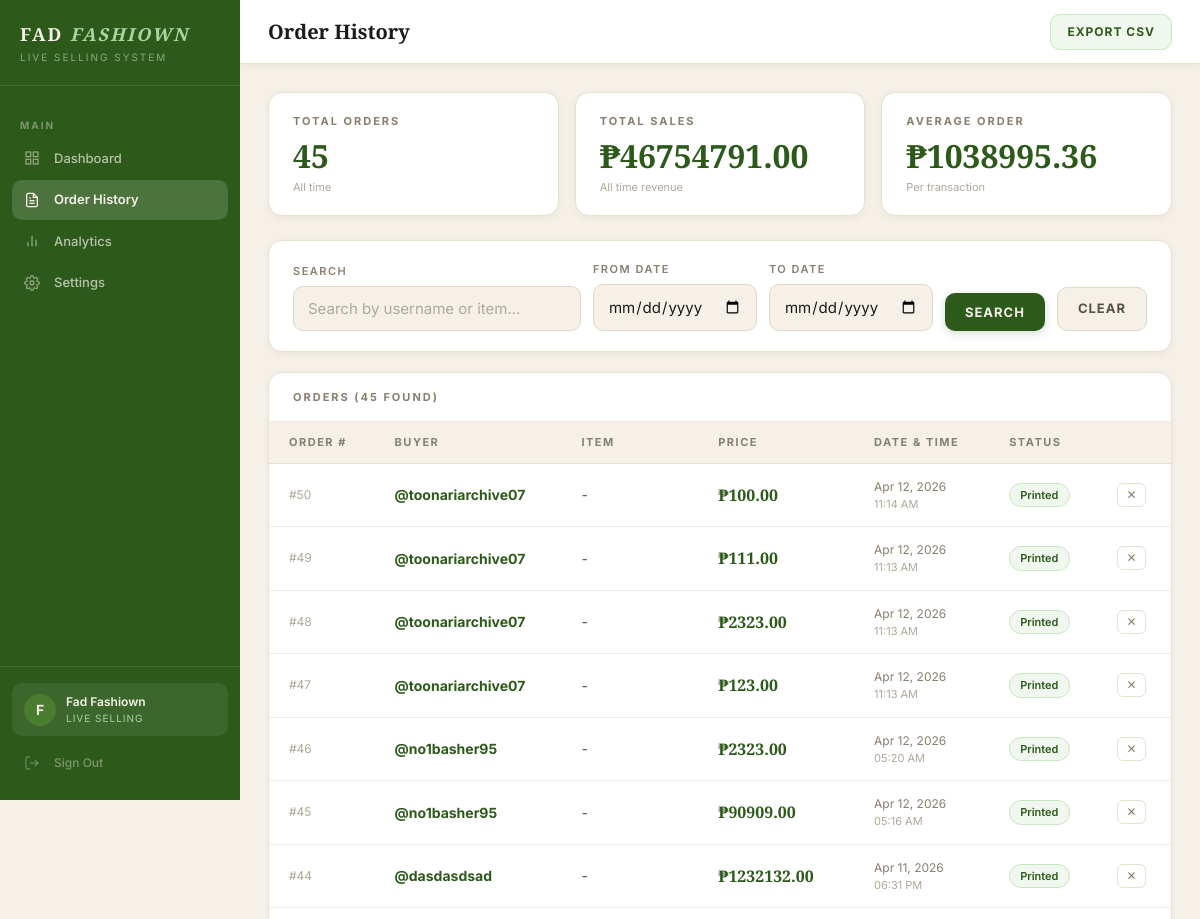
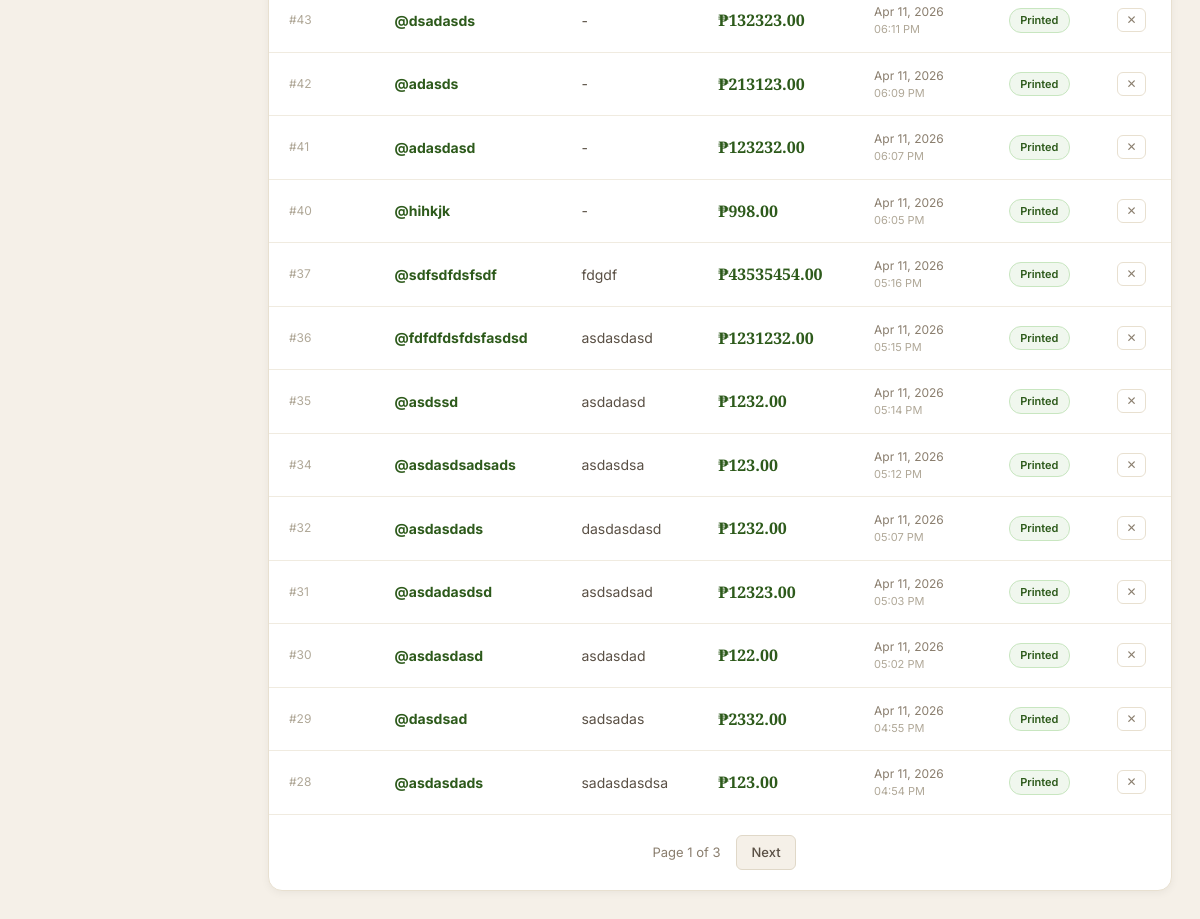
/orders (signed in), run on the app's committed database (2 pictures, top to bottom).
### auth/models.py (models this page shows, shortened)
class Client(UserMixin, db.Model):
    __tablename__ = 'clients'
    id = db.Column(db.Integer, primary_key=True)
    business_name = db.Column(db.String(100), nullable=False)
    email = db.Column(db.String(120), unique=True, nullable=False)
    password_hash = db.Column(db.String(255), nullable=False)
    plan = db.Column(db.String(20), default='active')
    is_active = db.Column(db.Boolean, default=True)
    is_admin = db.Column(db.Boolean, default=False)
    created_at = db.Column(db.DateTime, default=datetime.utcnow)
    last_login = db.Column(db.DateTime, nullable=True)
    tiktok_username = db.Column(db.String(100), default='')
    must_change_password = db.Column(db.Boolean, default=False)
    orders = db.relationship('Order', backref='client', lazy=True)
    token = db.Column(db.String(64), unique=True, nullable=True)
    detection_mode = db.Column(db.String(20), default='keywords')
    custom_keywords = db.Column(db.Text, default='mine')
    highlight_numbers = db.Column(db.Boolean, default=False)
    label_title = db.Column(db.String(100), default='FAD FASHIOWN')
    label_tagline = db.Column(db.String(100), default='Live Selling')
    label_template = db.Column(db.String(20), default='classic')
    label_show_order_id = db.Column(db.Boolean, default=True)
    label_show_datetime = db.Column(db.Boolean, default=True)

class Order(db.Model):
    __tablename__ = 'orders'
    id = db.Column(db.Integer, primary_key=True)
    client_id = db.Column(
        db.Integer,
        db.ForeignKey('clients.id'),
        nullable=False
    )
    buyer_username = db.Column(db.String(100), nullable=False)
    item_name = db.Column(db.String(200), nullable=False)
    price = db.Column(db.Float, nullable=False)
    timestamp = db.Column(db.DateTime, default=datetime.utcnow)
    label_printed = db.Column(db.Boolean, default=False)

### dashboard/routes.py (the view, shortened to what this page needs)
@dashboard.route('/orders')
@login_required
def orders():
    if current_user.is_admin:
        return redirect(url_for('auth.admin_panel'))
    search = request.args.get('search', '').strip()
    date_from = request.args.get('date_from', '')
    date_to = request.args.get('date_to', '')
    page = request.args.get('page', 1, type=int)
    per_page = 20
    query = Order.query.filter_by(client_id=current_user.id)
    if search:
        query = query.filter(
            Order.buyer_username.ilike(f'%{search}%') |
            Order.item_name.ilike(f'%{search}%')
        )
    all_orders = Order.query.filter_by(client_id=current_user.id).all()
    total_orders = len(all_orders)
    total_sales = sum(o.price for o in all_orders)
    orders_paginated = query.order_by(
        Order.timestamp.desc()
    ).paginate(page=page, per_page=per_page, error_out=False)
    return render_template(
        'orders.html',
        orders=orders_paginated,
        search=search,
        date_from=date_from,
        date_to=date_to,
        total_orders=total_orders,
        total_sales=total_sales,
        business_name=current_user.business_name
    )

### dashboard/routes.py (called while the page is built)
@dashboard.before_request
@login_required
def require_password_change():
    if current_user.is_authenticated and \
       not current_user.is_admin and \
       hasattr(current_user, 'must_change_password') and \
       current_user.must_change_password:
        return redirect(url_for('auth.change_password'))

### templates/orders.html (shortened to what this page needs)
{% extends "base.html" %}
{% block page_title %}Order History{% endblock %}
{% block topbar_right %}
<a href="/orders/export" class="btn btn-export">Export CSV</a>
{% endblock %}
{% block content %}
<div class="stats-grid">
    <div class="stat-card">
        <div class="stat-label">Total Orders</div>
        <div class="stat-number">{{ total_orders }}</div>
        <div class="stat-sub">All time</div>
    </div>
    <div class="stat-card">
        <div class="stat-label">Total Sales</div>
        <div class="stat-number">₱{{ "%.2f"|format(total_sales) }}</div>
        <div class="stat-sub">All time revenue</div>
    </div>
    <div class="stat-card">
        <div class="stat-label">Average Order</div>
        <div class="stat-number">
            ₱{{ "%.2f"|format(total_sales / total_orders) if total_orders > 0 else "0.00" }}
        </div>
        <div class="stat-sub">Per transaction</div>
    </div>
</div>
<div class="filters-card">
    <form method="GET" action="/orders">
        <div class="filters-row">
            <div class="form-group" style="margin:0">
                <label class="form-label">Search</label>
                <input type="text" name="search" class="form-input"
                       value="{{ search }}"
                       placeholder="Search by username or item..." />
            </div>
            <div class="form-group" style="margin:0">
                <label class="form-label">From Date</label>
                <input type="date" name="date_from"
                       class="form-input" value="{{ date_from }}" />
            </div>
            <div class="form-group" style="margin:0">
                <label class="form-label">To Date</label>
                <input type="date" name="date_to"
                       class="form-input" value="{{ date_to }}" />
            </div>
            <div class="form-group" style="margin:0">
                <label class="form-label">&nbsp;</label>
                <button type="submit" class="btn btn-primary">Search</button>
            </div>
            <div class="form-group" style="margin:0">
                <label class="form-label">&nbsp;</label>
                <a href="/orders" class="btn btn-secondary">Clear</a>
            </div>
        </div>
    </form>
</div>
<div class="table-card">
    <div class="table-header">
        <span class="card-title">Orders ({{ orders.total }} found)</span>
    </div>
    {% if orders.items %}
    <table>
        <thead>
            <tr>
                <th>Order #</th>
                <th>Buyer</th>
                <th>Item</th>
                <th>Price</th>
                <th>Date & Time</th>
                <th>Status</th>
                <th></th>
            </tr>
        </thead>
        <tbody>
            {% for order in orders.items %}
            <tr id="order-row-{{ order.id }}">
                <td class="td-id">#{{ order.id }}</td>
                <td class="td-buyer">@{{ order.buyer_username }}</td>
                <td class="td-item">{{ order.item_name }}</td>
                <td class="td-price">₱{{ "%.2f"|format(order.price) }}</td>
                <td class="td-time">
                    {{ order.timestamp.strftime('%b %d, %Y') }}
                    <span style="color:var(--text-light);display:block;font-size:11px">
                        {{ order.timestamp.strftime('%I:%M %p') }}
                    </span>
                </td>
                <td><span class="badge badge-success">Printed</span></td>
                <td>
                    <button
                        class="btn-delete-order"
                        onclick="deleteOrder({{order.id}}, this)"
                        data-username="{{ order.buyer_username }}"
                        title="Delete order">
                        &#10005;
                    </button>
                </td>
            </tr>
            {% endfor %}
        </tbody>
    </table>
    {% if orders.pages > 1 %}
    <div class="pagination">
        <span class="page-info">Page {{ orders.page }} of {{ orders.pages }}</span>
        {% if orders.has_next %}
        <a href="/orders?page={{ orders.next_num }}&search={{ search }}&date_from={{ date_from }}&date_to={{ date_to }}"
           class="page-btn">Next</a>
        {% endif %}
    </div>
    {% endif %}
    {% endif %}
</div>
{% endblock %}

### templates/base.html (shortened to what this page needs)
<!DOCTYPE html>
<html lang="en">
<head>
    <link rel="stylesheet" href="/static/style.css">
</head>
<body>
<div class="app-layout">
    <aside class="sidebar" id="sidebar">
        <div class="sidebar-brand">
            <div class="brand-name">FAD <em>FASHIOWN</em></div>
            <div class="brand-sub">Live Selling System</div>
        </div>
        <nav class="sidebar-nav">
            {% if current_user.is_admin %}
            <div class="nav-section-label">Management</div>
            <a href="/admin"
               class="nav-item {% if request.endpoint == 'auth.admin_panel' %}active{% endif %}">
                <span class="nav-icon">
                    <svg width="16" height="16" fill="none" stroke="currentColor" stroke-width="2" viewBox="0 0 24 24">
                        <path d="M17 21v-2a4 4 0 0 0-4-4H5a4 4 0 0 0-4 4v2"/>
                        <circle cx="9" cy="7" r="4"/>
                        <path d="M23 21v-2a4 4 0 0 0-3-3.87"/>
                        <path d="M16 3.13a4 4 0 0 1 0 7.75"/>
                    </svg>
                </span>
                Client Management
            </a>
            {% else %}
            <div class="nav-section-label">Main</div>
            <a href="/"
               class="nav-item {% if request.endpoint == 'dashboard.index' %}active{% endif %}">
                <span class="nav-icon">
                    <svg width="16" height="16" fill="none" stroke="currentColor" stroke-width="2" viewBox="0 0 24 24">
                        <rect x="3" y="3" width="7" height="7"/>
                        <rect x="14" y="3" width="7" height="7"/>
                        <rect x="3" y="14" width="7" height="7"/>
                        <rect x="14" y="14" width="7" height="7"/>
                    </svg>
                </span>
                Dashboard
            </a>
            <a href="/orders"
               class="nav-item {% if request.endpoint == 'dashboard.orders' %}active{% endif %}">
                <span class="nav-icon">
                    <svg width="16" height="16" fill="none" stroke="currentColor" stroke-width="2" viewBox="0 0 24 24">
                        <path d="M14 2H6a2 2 0 0 0-2 2v16a2 2 0 0 0 2 2h12a2 2 0 0 0 2-2V8z"/>
                        <polyline points="14 2 14 8 20 8"/>
                        <line x1="16" y1="13" x2="8" y2="13"/>
                        <line x1="16" y1="17" x2="8" y2="17"/>
                        <polyline points="10 9 9 9 8 9"/>
                    </svg>
                </span>
                Order History
            </a>
            <a href="/analytics"
            class="nav-item {% if request.endpoint == 'dashboard.analytics' %}active{% endif %}">
                <span class="nav-icon">
                    <svg width="16" height="16" fill="none" stroke="currentColor" stroke-width="2" viewBox="0 0 24 24">
                        <line x1="18" y1="20" x2="18" y2="10"/>
                        <line x1="12" y1="20" x2="12" y2="4"/>
                        <line x1="6" y1="20" x2="6" y2="14"/>
                    </svg>
                </span>
                Analytics
            </a>
            <a href="/settings"
            class="nav-item {% if request.endpoint == 'dashboard.settings' %}active{% endif %}">
                <span class="nav-icon">
                </span>
                Settings
            </a>
            {% endif %}
        </nav>
        <div class="sidebar-footer">
            <div class="client-info">
                <div class="client-avatar">
                    {{ current_user.business_name[0].upper() }}
                </div>
                <div class="client-details">
                    <div class="client-name">{{ current_user.business_name }}</div>
                    <div class="client-plan">
                        {% if current_user.is_admin %}System Administrator{% else %}Live Selling{% endif %}
                    </div>
                </div>
            </div>
            <a href="/logout" class="nav-item nav-signout">
                <span class="nav-icon">
                    <svg width="16" height="16" fill="none" stroke="currentColor" stroke-width="2" viewBox="0 0 24 24">
                        <path d="M9 21H5a2 2 0 0 1-2-2V5a2 2 0 0 1 2-2h4"/>
                        <polyline points="16 17 21 12 16 7"/>
                        <line x1="21" y1="12" x2="9" y2="12"/>
                    </svg>
                </span>
                Sign Out
            </a>
        </div>
    </aside>
    <main class="main-content">
        <div class="topbar">
            <div style="display:flex;align-items:center;gap:14px">
                <div class="topbar-title">{% block page_title %}{% endblock %}</div>
            </div>
            <div class="topbar-right">
                {% block topbar_right %}{% endblock %}
            </div>
        </div>
        <div class="page-content">
            {% block content %}{% endblock %}
        </div>
    </main>
</div>
</body>
</html>

### data on the page
Client: business_name "F", business_name "Fad Fashiown"
Order: id "50", buyer_username "toonariarchive07", item_name "-", price "100.00", timestamp "Apr 12, 2026", timestamp "11:14 AM"
Order: id "49", buyer_username "toonariarchive07", item_name "-", price "111.00", timestamp "Apr 12, 2026", timestamp "11:13 AM"
Order: id "48", buyer_username "toonariarchive07", item_name "-", price "2323.00", timestamp "Apr 12, 2026", timestamp "11:13 AM"
Order: id "47", buyer_username "toonariarchive07", item_name "-", price "123.00", timestamp "Apr 12, 2026", timestamp "11:13 AM"
Order: id "46", buyer_username "no1basher95", item_name "-", price "2323.00", timestamp "Apr 12, 2026", timestamp "05:20 AM"
Order: id "45", buyer_username "no1basher95", item_name "-", price "90909.00", timestamp "Apr 12, 2026", timestamp "05:16 AM"
Order: id "44", buyer_username "dasdasdsad", item_name "-", price "1232132.00", timestamp "Apr 11, 2026", timestamp "06:31 PM"
Order: id "43", buyer_username "dsadasds", item_name "-", price "132323.00", timestamp "Apr 11, 2026", timestamp "06:11 PM"
Order: id "42", buyer_username "adasds", item_name "-", price "213123.00", timestamp "Apr 11, 2026", timestamp "06:09 PM"
Order: id "41", buyer_username "adasdasd", item_name "-", price "123232.00", timestamp "Apr 11, 2026", timestamp "06:07 PM"
Order: id "40", buyer_username "hihkjk", item_name "-", price "998.00", timestamp "Apr 11, 2026", timestamp "06:05 PM"
Order: id "37", buyer_username "sdfsdfdsfsdf", item_name "fdgdf", price "43535454.00", timestamp "Apr 11, 2026", timestamp "05:16 PM"
Order: id "36", buyer_username "fdfdfdsfdsfasdsd", item_name "asdasdasd", price "1231232.00", timestamp "Apr 11, 2026", timestamp "05:15 PM"
Order: id "35", buyer_username "asdssd", item_name "asdadasd", price "1232.00", timestamp "Apr 11, 2026", timestamp "05:14 PM"
Order: id "34", buyer_username "asdasdsadsads", item_name "asdasdsa", price "123.00", timestamp "Apr 11, 2026", timestamp "05:12 PM"
Order: id "32", buyer_username "asdasdads", item_name "dasdasdasd", price "1232.00", timestamp "Apr 11, 2026", timestamp "05:07 PM"
Order: id "31", buyer_username "asdadasdsd", item_name "asdsadsad", price "12323.00", timestamp "Apr 11, 2026", timestamp "05:03 PM"
Order: id "30", buyer_username "asdasdasd", item_name "asdasdad", price "122.00", timestamp "Apr 11, 2026", timestamp "05:02 PM"
Order: id "29", buyer_username "dasdsad", item_name "sadsadas", price "2332.00", timestamp "Apr 11, 2026", timestamp "04:55 PM"
Order: id "28", buyer_username "asdasdads", item_name "sadasdasdsa", price "123.00", timestamp "Apr 11, 2026", timestamp "04:54 PM"

### other printed values
{{ total_orders }} "45"
{{ "%.2f"|format(total_sales) }} "46754791.00"
{{ orders.total }} "45"
{{ orders.page }} "1"
{{ orders.pages }} "3"
